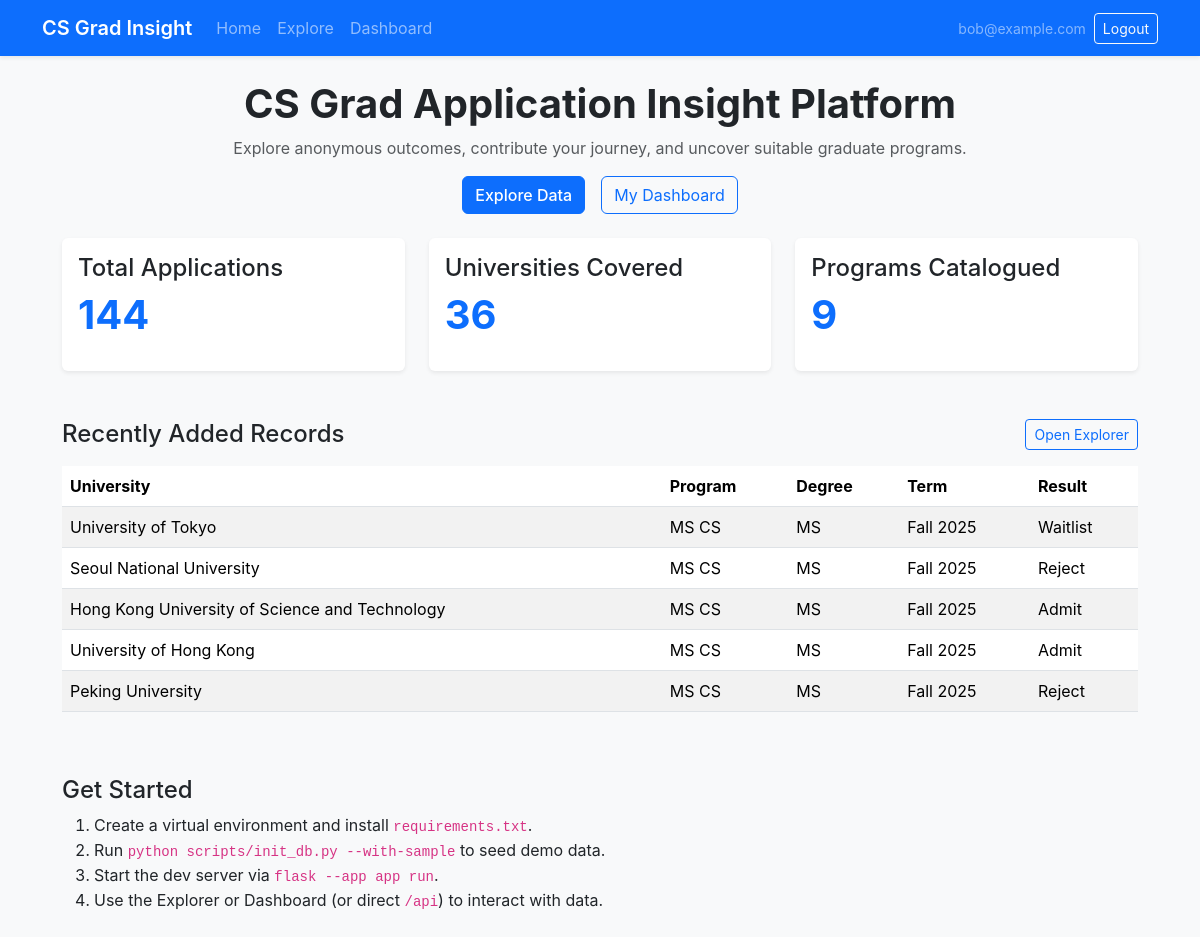
/ (signed in), run on the app's committed database.
### app.py (models this page shows, shortened)
class TimestampMixin:
    created_at = db.Column(db.DateTime, default=datetime.utcnow)
    updated_at = db.Column(
        db.DateTime, default=datetime.utcnow, onupdate=datetime.utcnow
    )

class User(TimestampMixin, db.Model):
    __tablename__ = "users"
    id = db.Column(db.Integer, primary_key=True)
    email = db.Column(db.String(120), unique=True, nullable=False)
    password_hash = db.Column(db.String(256), nullable=False)
    profile = db.relationship("Profile", back_populates="user", uselist=False)
    educations = db.relationship("Education", back_populates="user", cascade="all,delete")
    test_scores = db.relationship(
        "TestScore", back_populates="user", cascade="all,delete"
    )
    experiences = db.relationship(
        "Experience", back_populates="user", cascade="all,delete"
    )
    publications = db.relationship(
        "Publication", back_populates="user", cascade="all,delete"
    )
    applications = db.relationship(
        "ApplicationRecord", back_populates="user", cascade="all,delete"
    )

class ApplicationRecord(TimestampMixin, db.Model):
    __tablename__ = "application_records"
    id = db.Column(db.Integer, primary_key=True)
    user_id = db.Column(db.Integer, db.ForeignKey("users.id"), nullable=False)
    university = db.Column(db.String(120), nullable=False)
    program = db.Column(db.String(120), nullable=False)
    country = db.Column(db.String(80))
    degree = db.Column(db.String(32))
    term = db.Column(db.String(32))
    result = db.Column(db.String(32), nullable=False)
    funding = db.Column(db.String(120))
    notes = db.Column(db.Text)
    gpa = db.Column(db.Float)
    gpa_scale = db.Column(db.Float)
    gre_total = db.Column(db.Integer)
    research_experience = db.Column(db.Boolean, default=False)
    internship_experience = db.Column(db.Boolean, default=False)
    recommendation_strength = db.Column(db.String(32))
    user = db.relationship("User", back_populates="applications")
    def to_public_dict(self) -> Dict[str, Any]:
        return {
            "id": self.id,
            "university": self.university,
            "program": self.program,
            "country": self.country,
            "degree": self.degree,
            "term": self.term,
            "result": self.result,
            "funding": self.funding,
            "gpa": self.gpa,
            "gpa_scale": self.gpa_scale,
            "gre_total": self.gre_total,
            "research_experience": self.research_experience,
            "internship_experience": self.internship_experience,
            "recommendation_strength": self.recommendation_strength,
            "created_at": self.created_at.isoformat() if self.created_at else None,
        }

### app.py (the view)
    @app.route("/")
    def home():
        stats = get_public_stats()
        return render_template("index.html", stats=stats)

### app.py (called while the page is built)
def get_current_user() -> Optional[User]:
    user_id = session.get("user_id")
    if not user_id:
        return None
    return db.session.get(User, user_id)

def get_public_stats() -> Dict[str, Any]:
    total_applications = ApplicationRecord.query.count()
    university_count = db.session.query(ApplicationRecord.university).distinct().count()
    program_count = db.session.query(ApplicationRecord.program).distinct().count()
    recent = (
        ApplicationRecord.query.order_by(ApplicationRecord.created_at.desc())
        .limit(5)
        .all()
    )
    return {
        "total_applications": total_applications,
        "universities": university_count,
        "programs": program_count,
        "recent_applications": [record.to_public_dict() for record in recent],
    }

### templates/index.html (shortened to what this page needs)
{% extends "base.html" %}
{% block content %}
<header class="mb-4 text-center">
  <h1 class="fw-bold">CS Grad Application Insight Platform</h1>
  <p class="text-muted">
    Explore anonymous outcomes, contribute your journey, and uncover suitable graduate programs.
  </p>
  <div class="d-flex justify-content-center gap-3 flex-wrap">
    <a class="btn btn-primary" href="{{ url_for('explore_page') }}">Explore Data</a>
    <a class="btn btn-outline-primary" href="{{ url_for('dashboard_page') }}">My Dashboard</a>
  </div>
</header>
<section class="row g-4 mb-5">
  <div class="col-md-4">
    <div class="card shadow-sm h-100">
      <div class="card-body">
        <h4>Total Applications</h4>
        <p class="display-6">{{ stats.total_applications }}</p>
      </div>
    </div>
  </div>
  <div class="col-md-4">
    <div class="card shadow-sm h-100">
      <div class="card-body">
        <h4>Universities Covered</h4>
        <p class="display-6">{{ stats.universities }}</p>
      </div>
    </div>
  </div>
  <div class="col-md-4">
    <div class="card shadow-sm h-100">
      <div class="card-body">
        <h4>Programs Catalogued</h4>
        <p class="display-6">{{ stats.programs }}</p>
      </div>
    </div>
  </div>
</section>
<section class="mb-5">
  <div class="d-flex justify-content-between align-items-center mb-3 flex-wrap gap-3">
    <h2 class="h4 m-0">Recently Added Records</h2>
    <a href="{{ url_for('explore_page') }}" class="btn btn-sm btn-outline-primary">Open Explorer</a>
  </div>
  {% if stats.recent_applications %}
  <div class="table-responsive">
    <table class="table table-striped">
      <thead>
        <tr>
          <th>University</th>
          <th>Program</th>
          <th>Degree</th>
          <th>Term</th>
          <th>Result</th>
        </tr>
      </thead>
      <tbody>
        {% for app in stats.recent_applications %}
        <tr>
          <td>{{ app.university }}</td>
          <td>{{ app.program }}</td>
          <td>{{ app.degree or '-' }}</td>
          <td>{{ app.term or '-' }}</td>
          <td>{{ app.result }}</td>
        </tr>
        {% endfor %}
      </tbody>
    </table>
  </div>
  {% else %}
  <p class="text-muted">No public data yet. Be the first to contribute!</p>
  {% endif %}
</section>
<section>
  <h2 class="h4">Get Started</h2>
  <ol>
    <li>Create a virtual environment and install <code>requirements.txt</code>.</li>
    <li>Run <code>python scripts/init_db.py --with-sample</code> to seed demo data.</li>
    <li>Start the dev server via <code>flask --app app run</code>.</li>
    <li>Use the Explorer or Dashboard (or direct <code>/api</code>) to interact with data.</li>
  </ol>
</section>
{% endblock %}

### templates/base.html (shortened to what this page needs)
<!DOCTYPE html>
<html lang="en">
  <head>
    <link
      rel="stylesheet"
      href="https://cdn.jsdelivr.net/npm/bootstrap@5.3.3/dist/css/bootstrap.min.css"
    />
    <link
      rel="stylesheet"
      href="{{ url_for('static', filename='css/main.css') }}"
    />
  </head>
  <body class="bg-light">
    <nav class="navbar navbar-expand-lg navbar-dark bg-primary">
      <div class="container">
        <a class="navbar-brand fw-semibold" href="{{ url_for('home') }}">
          CS Grad Insight
        </a>
        <div class="collapse navbar-collapse" id="mainNav">
          <ul class="navbar-nav me-auto mb-2 mb-lg-0">
            <li class="nav-item">
              <a class="nav-link" href="{{ url_for('home') }}">Home</a>
            </li>
            <li class="nav-item">
              <a class="nav-link" href="{{ url_for('explore_page') }}">Explore</a>
            </li>
            <li class="nav-item">
              <a class="nav-link" href="{{ url_for('dashboard_page') }}">Dashboard</a>
            </li>
          </ul>
          <div class="d-flex align-items-center gap-2">
            {% if current_user %}
            <span class="text-white-50 small">{{ current_user.email }}</span>
            <button class="btn btn-outline-light btn-sm" data-logout>
              Logout
            </button>
            {% else %}
            <a class="btn btn-light btn-sm" href="{{ url_for('auth_page') }}">
              Login / Sign up
            </a>
            {% endif %}
          </div>
        </div>
      </div>
    </nav>
    <main class="container py-4">
      {% block content %}{% endblock %}
    </main>
  </body>
</html>

### static/css/main.css (style rules this page uses)
:root { --primary-color: #0d6efd; --success-color: #198754; --warning-color: #ffc107; --danger-color: #dc3545; --light-bg: #f8f9fa; }
* { transition: background-color 0.2s ease, color 0.2s ease; }
html, body { height: 100%; }
body { min-height: 100vh; display: flex; flex-direction: column; background-color: #fff; font-family: -apple-system, BlinkMacSystemFont, 'Segoe UI', Roboto, 'Helvetica Neue', Arial, sans-serif; }
nav.navbar { box-shadow: 0 0.125rem 0.25rem rgba(0, 0, 0, 0.075); }
main.container { max-width: 1100px; flex: 1; }
.card { border: none; transition: box-shadow 0.3s ease; }
.card.shadow-sm { border: none; }
.table-responsive { overflow-y: auto; }
.table tbody tr { transition: background-color 0.15s ease; }
.btn { transition: all 0.2s ease; }
.btn-primary, .btn-success, .btn-danger, .btn-warning { font-weight: 500; }
.display-6 { font-weight: 700; color: var(--primary-color); }

### data on the page
User: email "bob@example.com"
ApplicationRecord: university "University of Tokyo", program "MS CS", degree "MS", term "Fall 2025", result "Waitlist"
ApplicationRecord: university "Seoul National University", program "MS CS", degree "MS", term "Fall 2025", result "Reject"
ApplicationRecord: university "Hong Kong University of Science and Technology", program "MS CS", degree "MS", term "Fall 2025", result "Admit"
ApplicationRecord: university "University of Hong Kong", program "MS CS", degree "MS", term "Fall 2025", result "Admit"
ApplicationRecord: university "Peking University", program "MS CS", degree "MS", term "Fall 2025", result "Reject"

### other printed values
{{ stats.total_applications }} "144"
{{ stats.universities }} "36"
{{ stats.programs }} "9"
